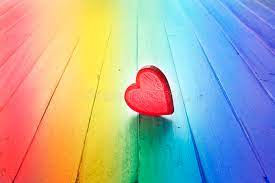
#> input picture OPENCV/OpenCV Scripts/Basic/Photos/test_image.jfif, 275 x 183 px, found by its file name
$ python addDraw.py
#> lines starting #> are read from the running program, lines starting #| are printed output that depends on the picture; after the words box and inside, x2 and y2 are one past the last pixel; in counts of white or black regions, pixels touching at a corner belong together
import cv2 as cv
import cv2
import numpy as np
img = cv.imread('Photos/test_image.JFIF')
#> img is the input picture: shape (183, 275, 3); mean B, G, R 162, 169.7, 169.2
blank=np.zeros((500,500,3),dtype='uint8')
# [14 lines of commented-out code are left out]
cv.line(blank,(0,0),(250,250),(255,255,255),thickness=2)
cv.imshow('line',blank)
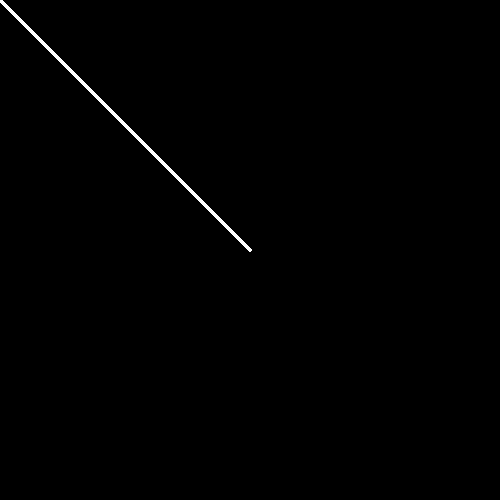
#> window 'line': shape (500, 500, 3); 0.5% white; 1 white region, box (x1, y1, x2, y2) and area: (0, 0, 252, 252) 1253
cv.waitKey(0)
